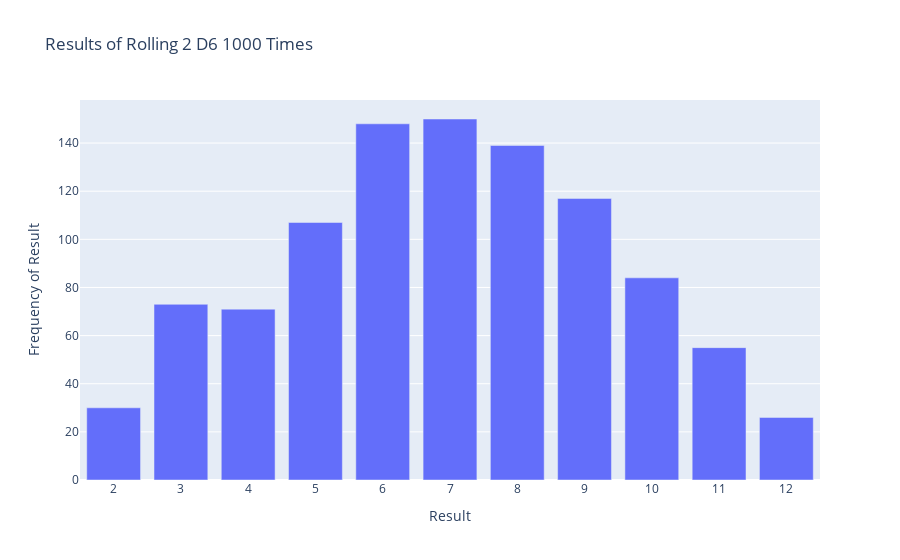

The code cell stored with this chart in its notebook:
### Code cell
from random import randint
import plotly.express as px

class Die:
    def __init__(self,num_sides=6):
        '''Assume a 6 sided die'''
        self.numsides = num_sides
        
        
    def roll_die(self):
        return randint(1, self.numsides)
    
    def set_sides(self,sides):
        self.numsides = sides
        
my_die1 = Die()
my_die2 = Die()


results = [my_die1.roll_die() + my_die2.roll_die() for roll_num in range(1000)]
'''
results = []
for roll_num in range(1000):
    result = my_die1.roll_die() + my_die2.roll_die()
    results.append(result)
'''

#print(results)

#frequencies = []


max_result = my_die1.numsides + my_die2.numsides
poss_results = range(2, max_result+1)
frequencies = [results.count(value) for value in poss_results]

'''
for value in poss_results:
    frequency = results.count(value)
    frequencies.append(frequency)

print(frequencies)
'''
'''
percent_chance = []
for frequency in frequencies:
    percent = (frequency / 1000) * 100
    percent_chance.append(percent)
    
print(percent_chance)

total_percent = sum(percent_chance)

#print(total_percent)
'''

title = "Results of Rolling 2 D6 1000 Times"
labels = {"x": "Result", "y": "Frequency of Result"}
fig = px.bar(x=poss_results, y=frequencies, title=title, labels=labels)

fig.update_layout(xaxis_dtick=1)
fig.show()

#fig.write_html('dice_visual_2_d6.xhtml')

### Figure 1 — Plotly figure (JSON) as saved in the notebook; plotly's stock layout.template omitted (floating-point values rounded to 4 significant figures)
{"data": [{"alignmentgroup": "True", "hovertemplate": "Result=%{x}<br>Frequency of Result=%{y}<extra></extra>", "legendgroup": "", "marker": {"color": "#636efa", "pattern": {"shape": ""}}, "name": "", "offsetgroup": "", "orientation": "v", "showlegend": false, "textposition": "auto", "type": "bar", "x": [2, 3, 4, 5, 6, 7, 8, 9, 10, 11, 12], "xaxis": "x", "y": [30, 73, 71, 107, 148, 150, 139, 117, 84, 55, 26], "yaxis": "y"}], "layout": {"barmode": "relative", "legend": {"tracegroupgap": 0}, "title": {"text": "Results of Rolling 2 D6 1000 Times"}, "xaxis": {"anchor": "y", "domain": [0, 1], "dtick": 1, "title": {"text": "Result"}}, "yaxis": {"anchor": "x", "domain": [0, 1], "title": {"text": "Frequency of Result"}}}}
